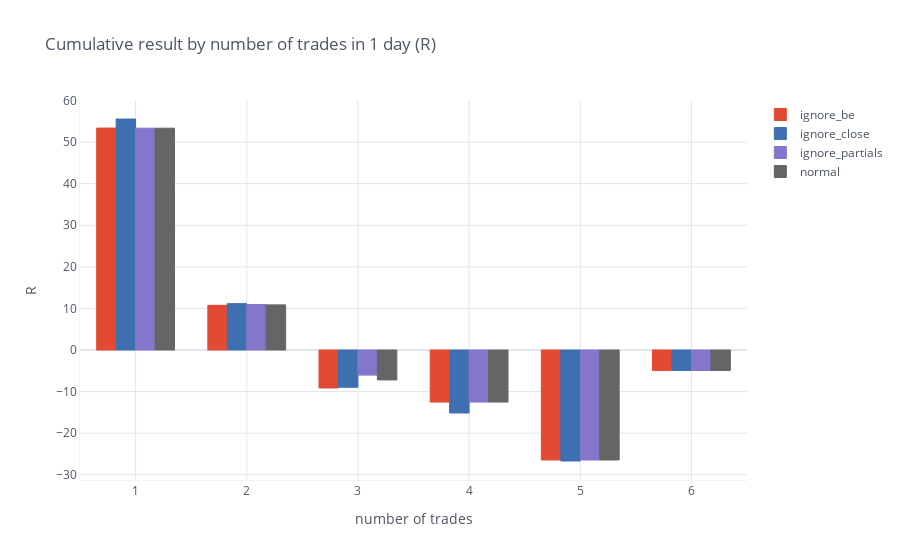

Notebook source saved alongside this figure:
### Code cell
df = get_attr_multi(multi, 'result').groupby(
    pd.Grouper(freq='D')).agg(['count', 'sum']).reset_index(drop=True).stack().to_dict()
final_d = {}
for n in range(1, 7):
    final_d[n] = dict()
    for k, v in df.items():
        # ex: ignore_be:
        final_d[n][k] = 0
        flag = False
        for k2, v2 in v.items():
            if k2[1] == 'count':
                if v2 == n:
                    flag = True
                    continue
                flag = False
            if flag:
                final_d[n][k] += v2

pd.DataFrame(final_d).T.iplot(kind='bar', title='Cumulative result by number of trades in 1 day (R)',
    xTitle='number of trades', yTitle='R', opacity=1, linecolor='#F2F3F5', bargap=0.3)

### Figure 1 — Plotly figure (JSON) as saved in the notebook; plotly's stock layout.template omitted (floating-point values rounded to 4 significant figures)
{"data": [{"marker": {"color": "rgba(226, 74, 51, 1)", "line": {"color": "rgba(226, 74, 51, 1.0)", "width": 1}}, "name": "ignore_be", "orientation": "v", "text": "", "type": "bar", "x": [1, 2, 3, 4, 5, 6], "y": [53.37, 10.75, -9.135, -12.52, -26.44, -4.933]}, {"marker": {"color": "rgba(62, 111, 176, 1)", "line": {"color": "rgba(62, 111, 176, 1.0)", "width": 1}}, "name": "ignore_close", "orientation": "v", "text": "", "type": "bar", "x": [1, 2, 3, 4, 5, 6], "y": [55.56, 11.15, -8.957, -15.15, -26.69, -4.933]}, {"marker": {"color": "rgba(132, 118, 202, 1)", "line": {"color": "rgba(132, 118, 202, 1.0)", "width": 1}}, "name": "ignore_partials", "orientation": "v", "text": "", "type": "bar", "x": [1, 2, 3, 4, 5, 6], "y": [53.34, 10.94, -6.028, -12.52, -26.44, -4.933]}, {"marker": {"color": "rgba(101, 101, 101, 1)", "line": {"color": "rgba(101, 101, 101, 1.0)", "width": 1}}, "name": "normal", "orientation": "v", "text": "", "type": "bar", "x": [1, 2, 3, 4, 5, 6], "y": [53.34, 10.85, -7.192, -12.52, -26.44, -4.933]}], "layout": {"bargap": 0.3, "legend": {"bgcolor": "#FFFFFF", "font": {"color": "#4D5663"}}, "paper_bgcolor": "#FFFFFF", "plot_bgcolor": "#FFFFFF", "title": {"font": {"color": "#4D5663"}, "text": "Cumulative result by number of trades in 1 day (R)"}, "xaxis": {"gridcolor": "#E1E5ED", "linecolor": "#F2F3F5", "showgrid": true, "tickfont": {"color": "#4D5663"}, "title": {"font": {"color": "#4D5663"}, "text": "number of trades"}, "zerolinecolor": "#E1E5ED"}, "yaxis": {"gridcolor": "#E1E5ED", "linecolor": "#F2F3F5", "showgrid": true, "tickfont": {"color": "#4D5663"}, "title": {"font": {"color": "#4D5663"}, "text": "R"}, "zerolinecolor": "#E1E5ED"}}}
